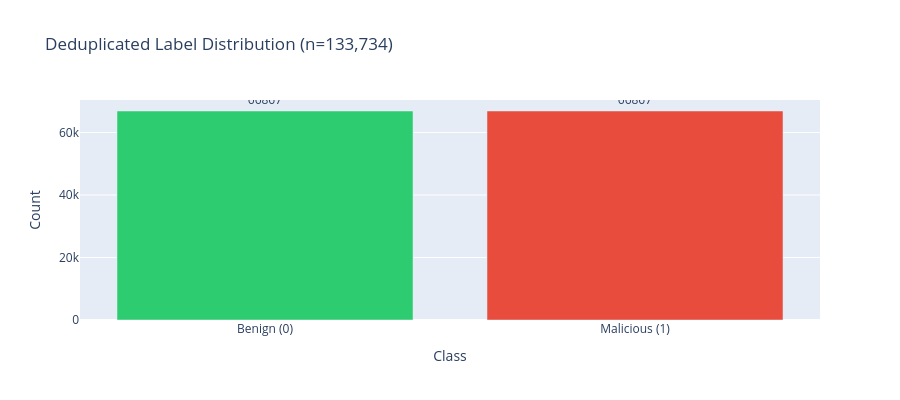

The code cell stored with this chart in its notebook:
### Code cell
# Cell 2: Deduplicate Dataset to Match Phase 4

print("=" * 80)
print("DEDUPLICATION PROCESS")
print("=" * 80)

# Check for duplicates based on sample_id
print("\nChecking for duplicates in char tokenized data...")
char_duplicates = df_char.duplicated(subset=['sample_id'], keep='first')
n_char_dupes = char_duplicates.sum()

print(f"Duplicates found (char): {n_char_dupes:,} ({n_char_dupes/len(df_char)*100:.2f}%)")

print("\nChecking for duplicates in word tokenized data...")
word_duplicates = df_word.duplicated(subset=['sample_id'], keep='first')
n_word_dupes = word_duplicates.sum()

print(f"Duplicates found (word): {n_word_dupes:,} ({n_word_dupes/len(df_word)*100:.2f}%)")

if n_char_dupes != n_word_dupes:
    raise ValueError("Char and word files have different duplicate counts - data integrity issue")

# Expected duplicates from Phase 4
expected_dupes = 8089
print(f"\nExpected duplicates (Phase 4): {expected_dupes:,}")

if n_char_dupes == expected_dupes:
    print("[PASS] Duplicate count matches Phase 4 exactly")
elif abs(n_char_dupes - expected_dupes) < 100:
    print(f"[WARNING] Close match (diff: {abs(n_char_dupes - expected_dupes)})")
else:
    print(f"[WARNING] Different duplicate count (diff: {abs(n_char_dupes - expected_dupes)})")

# Remove duplicates
print("\nRemoving duplicates...")
df_char_clean = df_char[~char_duplicates].copy()
df_word_clean = df_word[~word_duplicates].copy()

df_char_clean.reset_index(drop=True, inplace=True)
df_word_clean.reset_index(drop=True, inplace=True)

print(f"Original samples : {len(df_char):,}")
print(f"After deduplication : {len(df_char_clean):,}")
print(f"Removed : {n_char_dupes:,}")

# Verify match with Phase 4
n_final = len(df_char_clean)
expected_final = 125645

print("\n" + "=" * 80)
print("PHASE 4 MATCH VERIFICATION")
print("=" * 80)
print(f"Final sample count    : {n_final:,}")
print(f"Expected (Phase 4)    : {expected_final:,}")
print(f"Difference            : {abs(n_final - expected_final):,}")

if n_final == expected_final:
    print("\n[SUCCESS] Perfect match with Phase 4 deduplicated dataset")
    dataset_verified = True
else:
    print(f"\n[WARNING] Mismatch of {abs(n_final - expected_final):,} samples")
    dataset_verified = False

# Label distribution
label_dist = df_char_clean['label'].value_counts().sort_index()
print("\n" + "=" * 80)
print("LABEL DISTRIBUTION (After Deduplication)")
print("=" * 80)
print(f"Class 0 (benign)    : {label_dist.get(0, 0):,}")
print(f"Class 1 (malicious) : {label_dist.get(1, 0):,}")
print(f"Total               : {n_final:,}")
print(f"Class balance       : {label_dist.min() / label_dist.max() * 100:.1f}%")

# Plot
fig = px.bar(
    x=['Benign (0)', 'Malicious (1)'],
    y=[label_dist.get(0, 0), label_dist.get(1, 0)],
    labels={'x': 'Class', 'y': 'Count'},
    title=f"Deduplicated Label Distribution (n={n_final:,})",
    text=[label_dist.get(0, 0), label_dist.get(1, 0)],
    color=['Benign (0)', 'Malicious (1)'],
    color_discrete_map={'Benign (0)': '#2ecc71', 'Malicious (1)': '#e74c3c'}
)
fig.update_traces(textposition='outside')
fig.update_layout(showlegend=False, height=400)
fig.show()

# Update references
df_char = df_char_clean
df_word = df_word_clean

print("\nCell 2 complete: Dataset deduplicated")
print(f"Dataset verified: {dataset_verified}")
print(f"Ready for 70/15/15 split with {n_final:,} samples")

### Figure 1 — Plotly figure (JSON) as saved in the notebook; plotly's stock layout.template omitted (floating-point values rounded to 4 significant figures)
{"data": [{"alignmentgroup": "True", "hovertemplate": "color=Benign (0)<br>Class=%{x}<br>Count=%{y}<br>text=%{text}<extra></extra>", "legendgroup": "Benign (0)", "marker": {"color": "#2ecc71", "pattern": {"shape": ""}}, "name": "Benign (0)", "offsetgroup": "Benign (0)", "orientation": "v", "showlegend": true, "text": [66867], "textposition": "outside", "type": "bar", "x": ["Benign (0)"], "xaxis": "x", "y": [66867], "yaxis": "y"}, {"alignmentgroup": "True", "hovertemplate": "color=Malicious (1)<br>Class=%{x}<br>Count=%{y}<br>text=%{text}<extra></extra>", "legendgroup": "Malicious (1)", "marker": {"color": "#e74c3c", "pattern": {"shape": ""}}, "name": "Malicious (1)", "offsetgroup": "Malicious (1)", "orientation": "v", "showlegend": true, "text": [66867], "textposition": "outside", "type": "bar", "x": ["Malicious (1)"], "xaxis": "x", "y": [66867], "yaxis": "y"}], "layout": {"barmode": "relative", "height": 400, "legend": {"title": {"text": "color"}, "tracegroupgap": 0}, "showlegend": false, "title": {"text": "Deduplicated Label Distribution (n=133,734)"}, "xaxis": {"anchor": "y", "domain": [0, 1], "title": {"text": "Class"}}, "yaxis": {"anchor": "x", "domain": [0, 1], "title": {"text": "Count"}}}}
